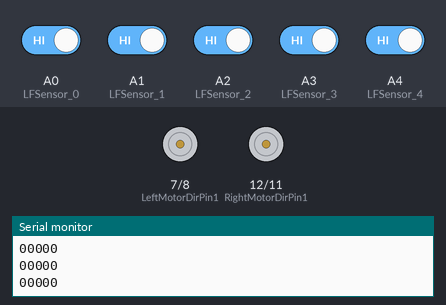
Recording of a sketch running on a simulated Arduino Uno, built with avr-gcc and run on an emulated ATmega328P. Shown: motor-driver pin pairs drawn as motors (green arrow = first pin HIGH = forward, orange = second pin HIGH = backward, longer = more drive, scaled by the enable pin), the last lines printed to the serial monitor. The test bench sets the inputs (shaded band); at power-on: A0 (LFSensor_0), A1 (LFSensor_1), A2 (LFSensor_2), A3 (LFSensor_3), A4 (LFSensor_4) HIGH.

Above: at 1.2 s.
1.3 s: A0 (LFSensor_0) driven LOW
At 2.5 s:
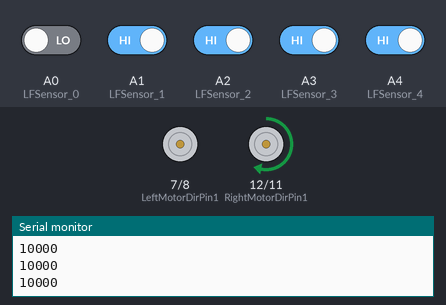
2.8 s: A2 (LFSensor_2) driven LOW
At 3.7 s:
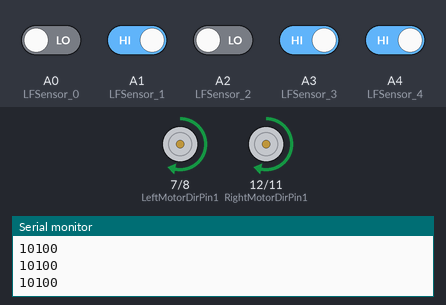
4.3 s: A2 (LFSensor_2) driven HIGH and A3 (LFSensor_3) driven LOW
At 4.9 s:
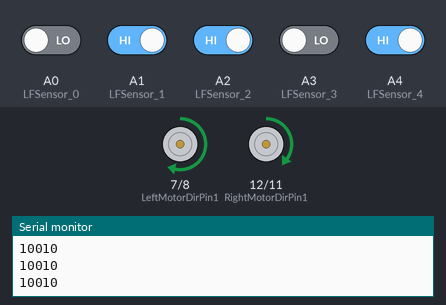
5.8 s: A4 (LFSensor_4) driven LOW
At 7.0 s:
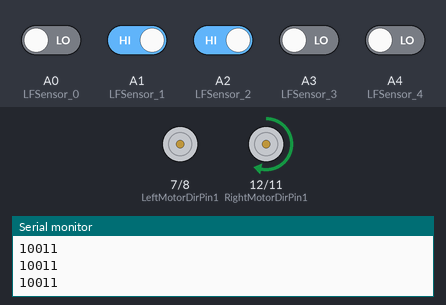
7.3 s: A0 (LFSensor_0) driven HIGH
At 8.3 s:
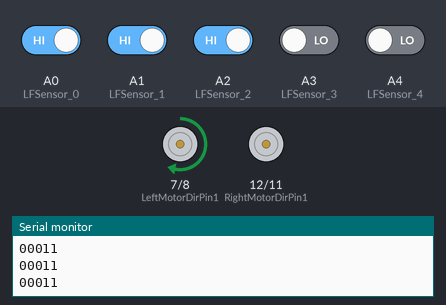
8.8 s: A1 (LFSensor_1) driven LOW
At 9.7 s:
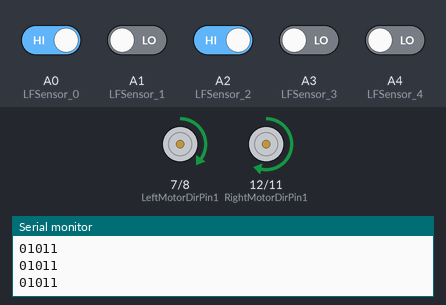
Timing chart, 0 to 11.3 s (numbered marks = the images above; inputs shaded):
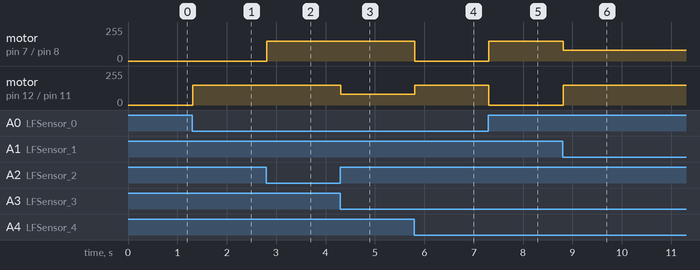

Measured:
- after the input at 1.3 s, motor on pin 12 (RightMotorDirPin1) / pin 11 (RightMotorDirPin2): stopped → forward 150/255 at once
- after the input at 2.8 s, motor on pin 7 (LeftMotorDirPin1) / pin 8 (LeftMotorDirPin2): stopped → forward 150/255 at once
- after the input at 4.3 s, motor on pin 12 (RightMotorDirPin1) / pin 11 (RightMotorDirPin2): forward 150/255 → forward 80/255 at once
- after the input at 5.8 s, motor on pin 7 (LeftMotorDirPin1) / pin 8 (LeftMotorDirPin2): forward 150/255 → stopped at once; motor on pin 12 (RightMotorDirPin1) / pin 11 (RightMotorDirPin2): forward 80/255 → forward 150/255 at once
- after the input at 7.3 s, motor on pin 7 (LeftMotorDirPin1) / pin 8 (LeftMotorDirPin2): stopped → forward 150/255 at once; motor on pin 12 (RightMotorDirPin1) / pin 11 (RightMotorDirPin2): forward 150/255 → stopped at once
- after the input at 8.8 s, motor on pin 7 (LeftMotorDirPin1) / pin 8 (LeftMotorDirPin2): forward 150/255 → forward 80/255 at once; motor on pin 12 (RightMotorDirPin1) / pin 11 (RightMotorDirPin2): stopped → forward 150/255 at once

The sketch:

line_follower.ino.ino
```cpp
/*  ___   ___  ___  _   _  ___   ___   ____ ___  ____
 * / _ \ /___)/ _ \| | | |/ _ \ / _ \ / ___) _ \|    \
 *| |_| |___ | |_| | |_| | |_| | |_| ( (__| |_| | | | |
 * \___/(___/ \___/ \__  |\___/ \___(_)____)___/|_|_|_|
 *                  (____/
 * Osoyoo V2.1 Robot Car — Line Tracking Auto Driving
 *
 * Steering logic:
 *   S2 (center) on                  → drive straight
 *   S1 or S3 (inner) on             → gentle correction, both wheels running,
 *                                      inner side slowed to steer back to center
 *   S0 or S4 (outer / far) on only  → sharp correction, opposing wheel stopped,
 *                                      one wheel drives the turn
 *   All off                         → line lost, stop
 *   All on                          → stop line, stop
 */

// ── Line sensor pins (left → right) ──────────────────────────
#define LFSensor_0 A0   // far-left
#define LFSensor_1 A1   // inner-left
#define LFSensor_2 A2   // center
#define LFSensor_3 A3   // inner-right
#define LFSensor_4 A4   // far-right

// ── Speed constants ───────────────────────────────────────────
#define FAST_SPEED   150   // normal straight speed
#define GENTLE_SPEED  80   // inner wheel speed during gentle correction
// During sharp correction the opposing wheel is stopped (0)

// ── Motor driver pins (L298N) ─────────────────────────────────
#define speedPinR         9   // Right PWM  → ENA
#define RightMotorDirPin1 12  // Right dir  → IN1
#define RightMotorDirPin2 11  // Right dir  → IN2

#define speedPinL         6   // Left PWM   → ENB
#define LeftMotorDirPin1  7   // Left dir   → IN3
#define LeftMotorDirPin2  8   // Left dir   → IN4

// ── Motor helpers ─────────────────────────────────────────────
void set_Motorspeed(int speed_L, int speed_R) {
  analogWrite(speedPinL, speed_L);
  analogWrite(speedPinR, speed_R);
}

void go_Forward() {
  digitalWrite(RightMotorDirPin1, HIGH);
  digitalWrite(RightMotorDirPin2, LOW);
  digitalWrite(LeftMotorDirPin1,  HIGH);
  digitalWrite(LeftMotorDirPin2,  LOW);
}

void stop_Stop() {
  digitalWrite(RightMotorDirPin1, LOW);
  digitalWrite(RightMotorDirPin2, LOW);
  digitalWrite(LeftMotorDirPin1,  LOW);
  digitalWrite(LeftMotorDirPin2,  LOW);
  set_Motorspeed(0, 0);
}

// ── Sensor reading ────────────────────────────────────────────
char sensor[5];
String read_sensor_values() {
  int sensorvalue = 32;
  sensor[0] = !digitalRead(LFSensor_0);
  sensor[1] = !digitalRead(LFSensor_1);
  sensor[2] = !digitalRead(LFSensor_2);
  sensor[3] = !digitalRead(LFSensor_3);
  sensor[4] = !digitalRead(LFSensor_4);
  sensorvalue += sensor[0]*16 + sensor[1]*8 + sensor[2]*4 + sensor[3]*2 + sensor[4];
  String senstr = String(sensorvalue, BIN);
  senstr = senstr.substring(1, 6);
  return senstr;
}

// ── Line following ────────────────────────────────────────────
void auto_tracking() {
  String s = read_sensor_values();
  Serial.println(s);

  bool s0 = (s[0] == '1');  // far-left
  bool s1 = (s[1] == '1');  // inner-left
  bool s2 = (s[2] == '1');  // center
  bool s3 = (s[3] == '1');  // inner-right
  bool s4 = (s[4] == '1');  // far-right

  // ── Stop line ───────────────────────────────────────────────
  if (s0 && s1 && s2 && s3 && s4) {
    stop_Stop();
    return;
  }

  // ── Center sensor on → drive straight ───────────────────────
  if (s2) {
    go_Forward();
    set_Motorspeed(FAST_SPEED, FAST_SPEED);
    return;
  }

  // ── Inner-left (S1) on → gentle right correction ────────────
  // Line is slightly left, slow the left wheel to steer back
  if (s1 && !s0) {
    go_Forward();
    set_Motorspeed(GENTLE_SPEED, FAST_SPEED);
    return;
  }

  // ── Inner-right (S3) on → gentle left correction ────────────
  // Line is slightly right, slow the right wheel to steer back
  if (s3 && !s4) {
    go_Forward();
    set_Motorspeed(FAST_SPEED, GENTLE_SPEED);
    return;
  }

  // ── Far-left (S0) on → sharp right turn ─────────────────────
  // Line is far left, stop the left wheel, drive right wheel only
  if (s0) {
    go_Forward();
    set_Motorspeed(0, FAST_SPEED);
    return;
  }

  // ── Far-right (S4) on → sharp left turn ─────────────────────
  // Line is far right, stop the right wheel, drive left wheel only
  if (s4) {
    go_Forward();
    set_Motorspeed(FAST_SPEED, 0);
    return;
  }

  // ── Line lost → stop ─────────────────────────────────────────
  stop_Stop();
}

// ── Arduino entry points ──────────────────────────────────────
void setup() {
  pinMode(RightMotorDirPin1, OUTPUT);
  pinMode(RightMotorDirPin2, OUTPUT);
  pinMode(speedPinR,         OUTPUT);
  pinMode(LeftMotorDirPin1,  OUTPUT);
  pinMode(LeftMotorDirPin2,  OUTPUT);
  pinMode(speedPinL,         OUTPUT);

  stop_Stop();
  Serial.begin(9600);
}

void loop() {
  auto_tracking();
}
```
